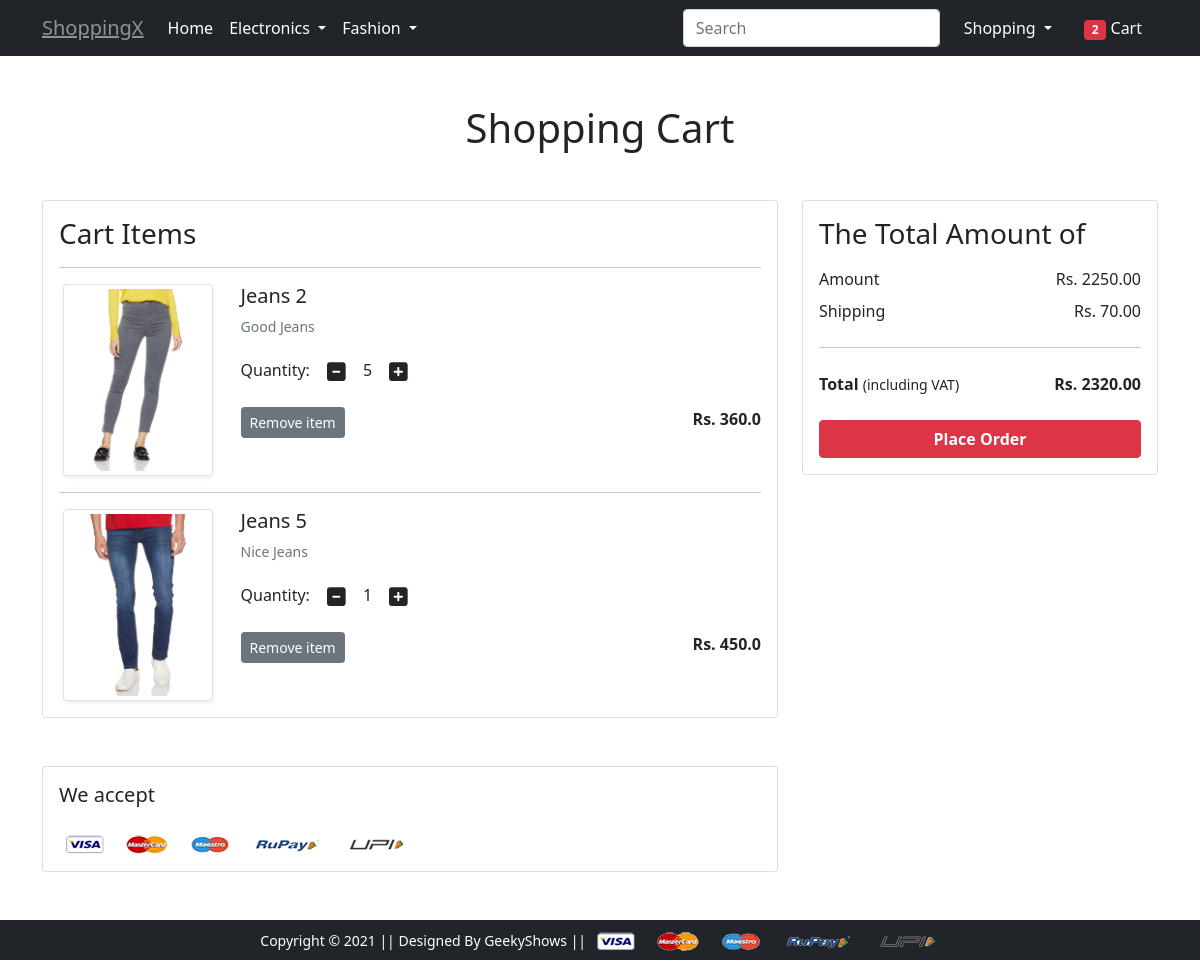
Screenshot of /cart/ (signed in) with the database file from the repository.
### app/models.py (models this page shows, shortened)
class Cart(models.Model):
 user = models.ForeignKey(User, on_delete=models.CASCADE)
 product = models.ForeignKey(Product, on_delete=models.CASCADE)
 quantity = models.PositiveIntegerField(default=1)
 def __str__(self):
  return str(self.id)

class Product(models.Model):
 title = models.CharField(max_length=100)
 selling_price = models.FloatField()
 discounted_price = models.FloatField()
 description = models.TextField()
 brand = models.CharField(max_length=100)
 category = models.CharField( choices=CATEGORY_CHOICES, max_length=2)
 product_image = models.ImageField(upload_to='productimg')

### app/views.py (the view)
# urls.py: path('cart/', views.show_cart, name='showcart'),
@login_required
def show_cart(request):
    totalitem = 0
    if request.user.is_authenticated:
        totalitem = len(Cart.objects.filter(user=request.user))
        user = request.user
        cart = Cart.objects.filter(user=user)
        amount = 0.0
        shipping_amount = 70.0
        totalamount = 0.0
        cart_product = [p for p in Cart.objects.all() if p.user ==
                        request.user]
        print(cart_product)
        if cart_product:
            for p in cart_product:
                tempamount = (p.quantity * p.product.discounted_price)
                amount += tempamount
            totalamount = amount+shipping_amount
            return render(request, 'app/addtocart.html', {'carts': cart, 'amount': amount, 'totalamount': totalamount, 'totalitem': totalitem})
        else:
            return render(request, 'app/emptycart.html', {'totalitem': totalitem})
    else:
        return render(request, 'app/emptycart.html', {'totalitem': totalitem})

### app/templates/app/addtocart.html (shortened to what this page needs)
{% extends 'app/base.html' %}
{% load static %}
{% block main-content %}
<div class="container my-5">
 <div class="row">
  <h1 class="text-center mb-5">Shopping Cart</h1>
  <div class="col-sm-8">
  <div class="card">
   <div class="card-body">
    <h3>Cart Items</h3>
    {% for cart in carts %}
    <hr>
    <div class="row">
     <div class="col-sm-3 text-center align-self-center"><img src="{{cart.product.product_image.url}}" alt="" srcset="" class="img-fluid img-thumbnail shadow-sm" height="150" width="150"> </div>
     <div class="col-sm-9">
      <div>
       <h5>{{cart.product.title}}</h5>
       <p class="mb-2 text-muted small">{{cart.product.description}}</p>
       <div class="my-3">
        <label for="quantity">Quantity:</label>
        <a class="minus-cart btn" pid="{{cart.product.id}}"><i class="fas fa-minus-square fa-lg"></i></a>
          <span id="quantity">{{cart.quantity}}</span>
        <a class="plus-cart btn" pid="{{cart.product.id}}"><i class="fas fa-plus-square fa-lg"></i></a>
       </div>
       <div class="d-flex justify-content-between">
        <a class="btn btn-sm btn-secondary mr-3 remove-cart" pid={{cart.product.id}}>Remove item </a>
        <p class="mb-0"><span><strong>Rs. {{cart.product.discounted_price}}</strong></span></p>
       </div>
      </div>
     </div>
    </div>
    {% endfor %}
   </div>
   </div>
  </div>
  <div class="col-sm-4">
   <div class="card">
    <div class="card-body">
      <h3>The Total Amount of</h3>
      <ul class="list-group">
       <li class="list-group-item d-flex justify-content-between align-items-center border-0 px-0 pb-0">Amount<span>Rs. <span id="amount">{{amount|floatformat:2}}</span> </span></li>
       <li class="list-group-item d-flex justify-content-between align-items-center border-0 px-0">Shipping<span>Rs. 70.00</span></li>
       <hr>
       <li class="list-group-item d-flex justify-content-between align-items-center border-0 px-0 mb-3">
        <div>
           <strong>Total</strong> <small>(including VAT)</small>
         </div>
         <span><strong>Rs. </strong><strong id="totalamount"> {{totalamount|floatformat:2}}</strong></span>
       </li>
      </ul>
      <div class="d-grid"><a href="{% url 'checkout' %}" class="btn btn-danger fw-bold">Place Order</a></div>
    </div>
   </div>
  </div>
 </div>
</div>
<div class="container">
 <div class="row">
  <div class="col-sm-8">
   <div class="card">
    <div class="card-body">
      <h5 class="mb-4">We accept</h5>
      <img src="{% static 'app/images/payment.png' %}" alt="" class="img-fluid">
    </div>
  </div>
  </div>
 </div>
</div>
{% endblock main-content %}

### app/templates/app/base.html (shortened to what this page needs)
<!doctype html>
{% load static %}
<html lang="en">
  <head>
    <link href="https://cdn.jsdelivr.net/npm/bootstrap@5.0.0-beta1/dist/css/bootstrap.min.css" rel="stylesheet">
    <link rel="stylesheet" href="{% static 'app/css/owl.carousel.min.css' %}">
    <link rel="stylesheet" href="{% static 'app/css/all.min.css' %}">
    <link rel="stylesheet" href="{% static 'app/css/style.css' %}">
  </head>
  <body>
    <nav class="navbar navbar-expand-lg bg-dark text-white">
     <div class="container">
       <a class="navbar-brand text-white-50  text-decoration-underline" href="/">ShoppingX</a>
       <div class="collapse navbar-collapse" id="navbarSupportedContent">
         <ul class="navbar-nav me-auto mb-2 mb-lg-0">
           <li class="nav-item">
             <a class="nav-link active text-white" aria-current="page" href="/">Home</a>
           </li>
           <li class="nav-item dropdown">
             <a class="nav-link dropdown-toggle text-white" href="#" id="electronicsDropdown" role="button" data-bs-toggle="dropdown" aria-expanded="false">
               Electronics
             </a>
           </li>
           <li class="nav-item dropdown">
             <a class="nav-link dropdown-toggle text-white" href="#" id="fashionDropdown" role="button" data-bs-toggle="dropdown" aria-expanded="false">
               Fashion
             </a>
           </li>
         </ul>
         <form class="d-flex">
           <input class="form-control me-2" type="search" placeholder="Search" aria-label="Search">
         </form>
         <div>
          <ul class="navbar-nav me-auto mb-2 mb-lg-0">
          {% if request.user.is_authenticated %}
           <li class="nav-item dropdown mx-2">
              <a class="nav-link dropdown-toggle text-white" href="#" id="profileDropdown" role="button" data-bs-toggle="dropdown" aria-expanded="false">
                {{request.user.username|capfirst}}
              </a>
            </li>
            <li class="nav-item mx-2">
              <a href="{% url 'showcart' %}" class="nav-link text-white"><span class="badge bg-danger">{{totalitem}}</span> Cart </a>
            </li>
            {% endif %}
          </ul>
         </div>
       </div>
     </div>
    </nav>
    {% block main-content %} {% endblock main-content %}
    <footer class="container-fluid bg-dark text-center p-2 mt-5">
        <small class="text-white">Copyright &copy; 2021 || Designed By GeekyShows || </small>
        <img src="{% static 'app/images/payment.png' %}" alt="" srcset="" class="img-fluid" height="2px">
    </footer>
  </body>
</html>

### rows the page displays
Cart: product.product_image (picture), product "Jeans 2", product.description "Good Jeans", quantity "5", product.discounted_price "360.0"
Cart: product.product_image (picture), product "Jeans 5", product.description "Nice Jeans", quantity "1", product.discounted_price "450.0"

### other values shown
{{ request.user.username|capfirst }} "Shopping"
{{ totalitem }} "2"
{{ amount|floatformat:2 }} "2250.00"
{{ totalamount|floatformat:2 }} "2320.00"
